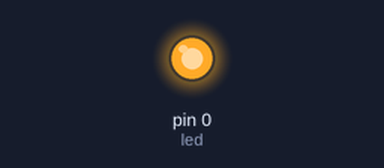
Recording of a sketch running on a simulated Arduino Uno, built with avr-gcc and run on an emulated ATmega328P. Parts: output pins drawn as LEDs (lit = HIGH).

Above: at 0.1 s.
Timing chart, 0 to 1.6 s (numbered marks = the images above):
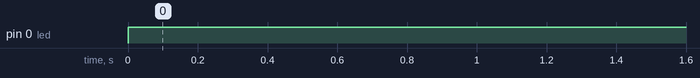

Measured:
- by itself, pin 0 (led): LOW → HIGH at 0.00 s

The sketch:

sketch_jul31a.ino
```cpp
int led = 0;

void setup() {
  pinMode(led, OUTPUT);
}

void loop() {
  digitalWrite(led, HIGH);
}
```
